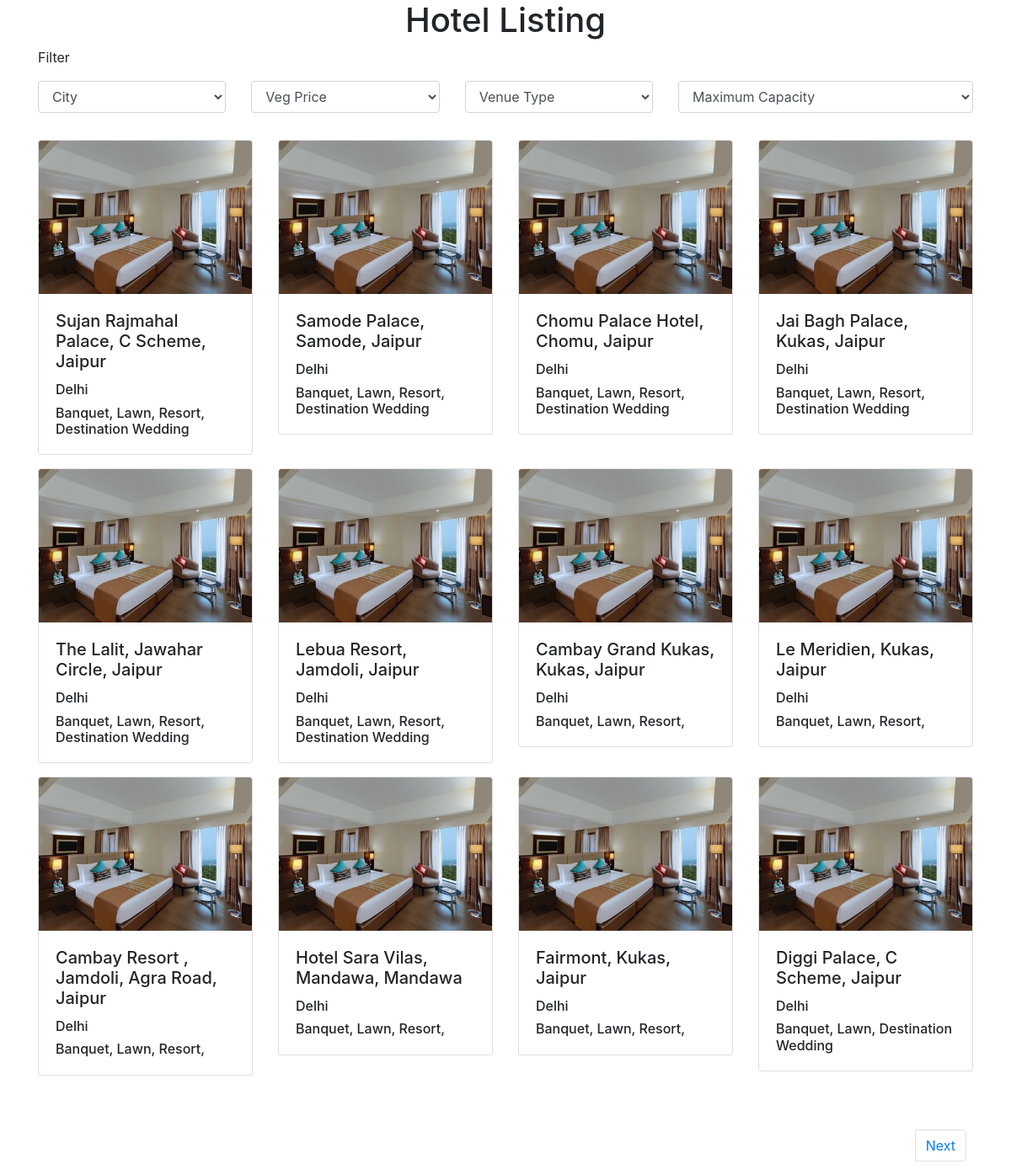
Page /hotels/listing/1/ on the committed database.
### hotel/models.py (models this page shows)
class Vendor(models.Model):
    name = models.CharField(max_length=200)
    city = models.CharField(max_length=100)
    venue_type = models.CharField(max_length=200)
    veg_price = models.FloatField(max_length=10, default=0, null=True)
    max_capacity = models.IntegerField(default=0, null=True)

### hotel/views.py (the view)
# urls.py: path('listing/<int:page>/', views.listing, name='listing')
def listing(request, page):
    hotels = Vendor.objects.all()
    paginator = Paginator(hotels, 12)
    pageObject = paginator.get_page(page)
    return render(request, 'hotels/listing.html', {"pageObjects": pageObject})

### templates/hotels/listing.html (shortened to what this page needs)
{% extends 'base.html' %}
{% load static %}
{% block 'style' %}
    <link href={% static 'hotels/css/style.css' %} rel="stylesheet" type="text/css">
{% endblock %}
{% block 'content' %}
    <h1 class="pg_heading">Hotel Listing</h1>
    <div class="container">
        <div class="form-group pb-2">
            <label>Filter</label>
            <div class="row">
                <div class="col-sm-12 col-lg py-2">
                    <select id="inputState" class="form-control">
                        <option selected disabled>City</option>
                    </select>
                </div>
                <div class="col-sm-12 col-lg py-2">
                    <select id="inputState" class="form-control">
                        <option selected disabled>Veg Price</option>
                    </select>
                </div>
                <div class="col-sm-12 col-lg py-2">
                    <select id="inputState" class="form-control">
                        <option selected disabled>Venue Type</option>
                    </select>
                </div>
                <div class="col-sm-12 col-lg-4 py-2">
                    <select id="inputState" class="form-control">
                        <option selected disabled>Maximum Capacity</option>
                    </select>
                </div>
            </div>
        </div>
        <div class="row">
        {% for hotel in pageObjects %}
            <div class="col-sm-12 col-md-4 col-lg-3 pb-3">
                <div class="card">
                    <img src={% static 'images/hotel-temp.jpg' %} class="card-img-top" alt="...">
                    <div class="card-body">
                        <h5 class="card-title">{{ hotel.name }}</h5>
                        <h6 class="card-text">{{ hotel.city }}</h6>
                        <h6 class="card-text">{{ hotel.venue_type }}</h6>
                    </div>
                </div>
            </div>
        {% endfor %}
        </div>
        <nav aria-label="page navigation" style="float:right" class="mt-5">
            <ul class="pagination">
                <li class="page-item mx-2">
                {% if pageObjects.has_next %}
                    <a class="page-link" href="{% url 'listing' pageObjects.next_page_number %}">Next</a>
                {% endif %}
                </li>
            </ul>
        </nav>
    </div>
{% endblock %}

### static/hotels/css/style.css (style rules this page uses)
.pg_heading { text-align: center; }

### rows in the picture
Vendor: name "Sujan Rajmahal Palace, C Scheme, Jaipur", city "Delhi", venue_type "Banquet, Lawn, Resort, Destination Wedding"
Vendor: name "Samode Palace, Samode, Jaipur", city "Delhi", venue_type "Banquet, Lawn, Resort, Destination Wedding"
Vendor: name "Chomu Palace Hotel, Chomu, Jaipur", city "Delhi", venue_type "Banquet, Lawn, Resort, Destination Wedding"
Vendor: name "Jai Bagh Palace, Kukas, Jaipur", city "Delhi", venue_type "Banquet, Lawn, Resort, Destination Wedding"
Vendor: name "The Lalit, Jawahar Circle, Jaipur", city "Delhi", venue_type "Banquet, Lawn, Resort, Destination Wedding"
Vendor: name "Lebua Resort, Jamdoli, Jaipur", city "Delhi", venue_type "Banquet, Lawn, Resort, Destination Wedding"
Vendor: name "Cambay Grand Kukas, Kukas, Jaipur", city "Delhi", venue_type "Banquet, Lawn, Resort,"
Vendor: name "Le Meridien, Kukas, Jaipur", city "Delhi", venue_type "Banquet, Lawn, Resort,"
Vendor: name "Cambay Resort , Jamdoli, Agra Road, Jaipur", city "Delhi", venue_type "Banquet, Lawn, Resort,"
Vendor: name "Hotel Sara Vilas, Mandawa, Mandawa", city "Delhi", venue_type "Banquet, Lawn, Resort,"
Vendor: name "Fairmont, Kukas, Jaipur", city "Delhi", venue_type "Banquet, Lawn, Resort,"
Vendor: name "Diggi Palace, C Scheme, Jaipur", city "Delhi", venue_type "Banquet, Lawn, Destination Wedding"
